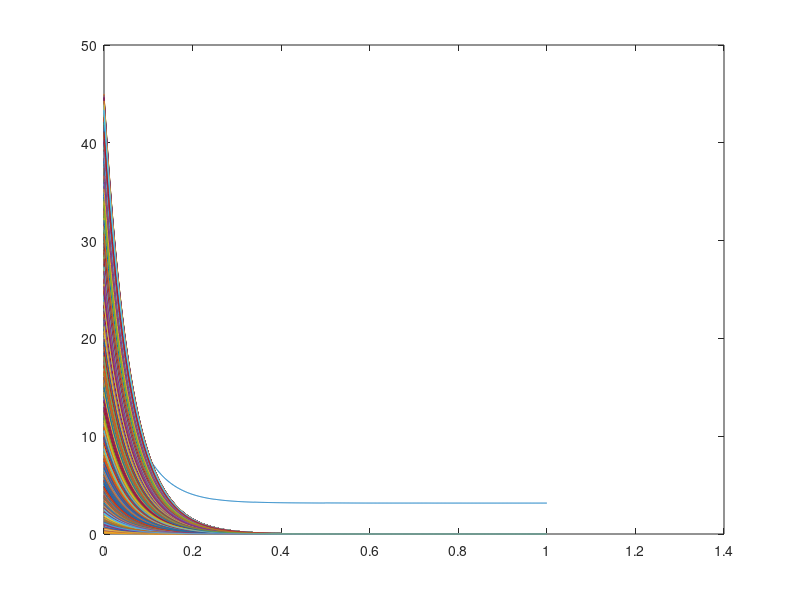
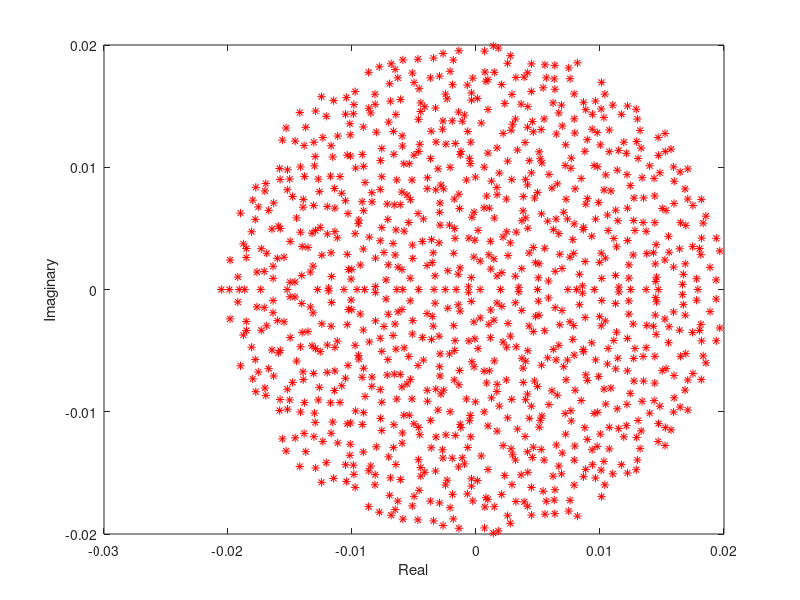

MATLAB code for these plots, in order:
%% Random Matrix 
%%************************************************************************

function [re_o, Re] = Random

% Parameters:
N = 1000; % network size;
   
%Initializations
Re = 45*rand(N,1); %Initial Rates

%External Input in Hz
S_t = zeros(N,1);
S_t(5) = 20;
S_t(20) = 20;
S_t(50) = 20;
S_t(500) = 20;
S_t(250) = 20;
S_t(340) = 20;% one current injection at the beginning
So = 100; % Constant background Input
So = zeros(N,1) + So;
Input = So + S_t; %Input current includes background and transient
epsilon = 0.5;
Sigma = randn(N,1)*epsilon^1/2; % External noise
V = zeros(N,1); %Input connectivity 
V(1) = 1;

%Connectivity (Sparse and Random. Weights follow a normal distribution and
%are scaled 1/n)
meanw = 0; 
variancew = 4;
d = 0.10;
W  = sprandn (N,N,d)*(variancew^1/2) + meanw;
We = zeros(N,N) + W/N;

%Training
dt = 0.001; % Integration step size
L = size(Input,1); %length of integration = lenght of the input
Rates = zeros(N,L);  % Initialize matrix that stores history of the rates
t(1) = 0; %time variable
Re(:,1) = Re;

for n = 1:L
 
   tau_m = 0.060; %membrane time constant
   alpha = 1/tau_m; %leak parameter
 
   
 % Network activation

  h(:,n) = We*Re(:,n) + V*(Input (n)) + Sigma(n); %Input one neuron(External input and recurrent connectivity)
% h(:,n) = sigmf(h(:,n),[2 4]); %Non linear transfer function 
  
    t(n+1) = t(n) + dt; %Time variable with step size dt
   Re(:,n+1) = Re(:,n) - dt*(alpha*(Re(:,n)-h(:,n)*sqrt(dt)));  
    Re(Re < 0) = 0; %Rates are always positive
   
   
end

re_o = Re(:,L); %Save the value of the rates at the last time point - approaches steadystate

figure(1)
plot(t,Re)

   evalues = eig(We);    % Get the eigenvalues of effective connectivity matrix

   figure(2) %   Plot real and imaginary parts
     plot(real(evalues),imag(evalues),'r*') 
     xlabel('Real')
     ylabel('Imaginary')
     
    
end